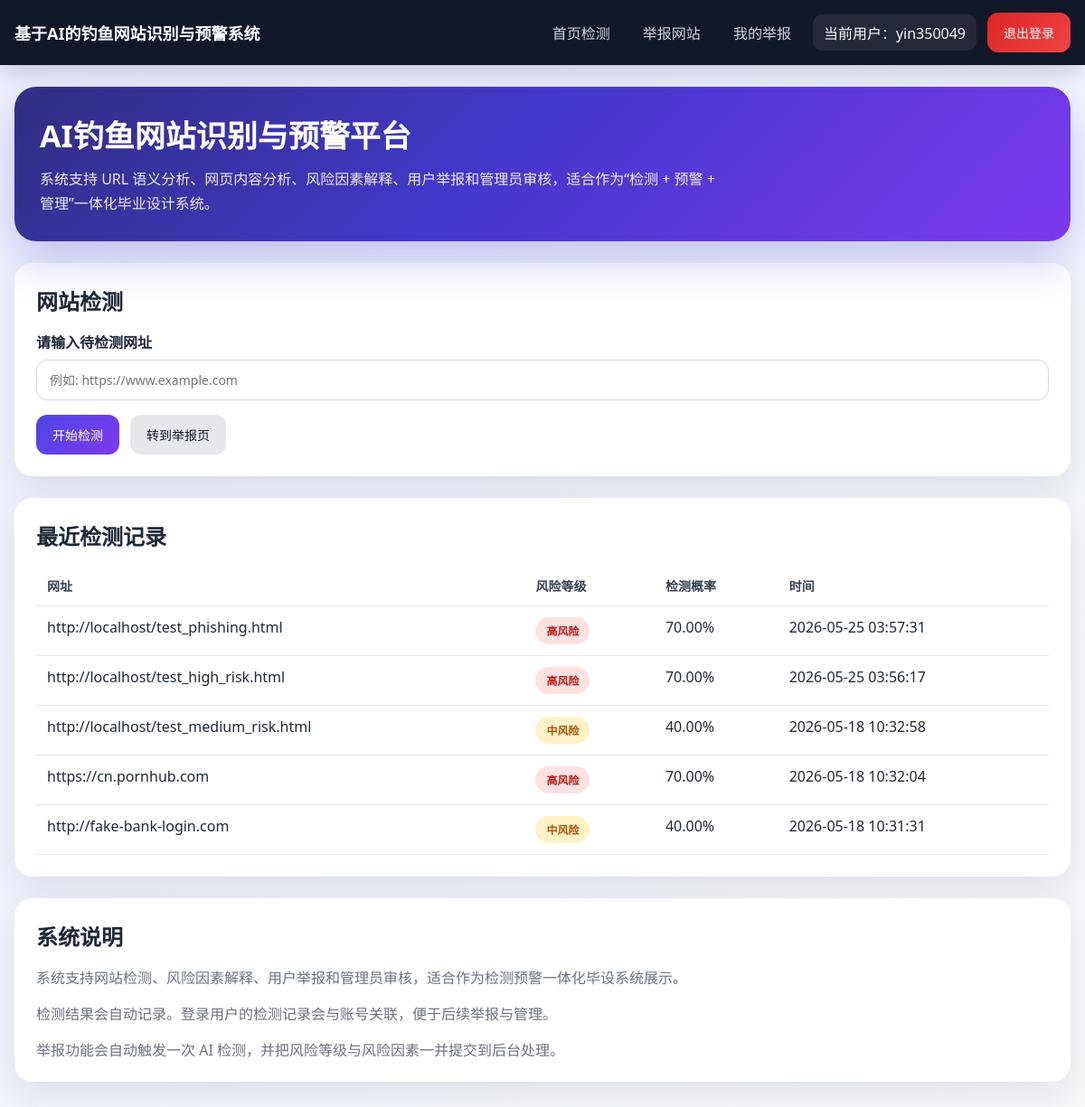
Page / (signed in) on the committed database.
### tables this page shows
CREATE TABLE users (
            id INTEGER PRIMARY KEY AUTOINCREMENT,
            username TEXT NOT NULL UNIQUE,
            password_hash TEXT NOT NULL,
            role TEXT NOT NULL DEFAULT 'user',
            created_at TEXT NOT NULL
        );

CREATE TABLE detections (
            id INTEGER PRIMARY KEY AUTOINCREMENT,
            user_id INTEGER,
            url TEXT NOT NULL,
            is_phishing INTEGER NOT NULL,
            probability REAL NOT NULL,
            risk_level TEXT NOT NULL,
            risk_factors TEXT NOT NULL,
            created_at TEXT NOT NULL,
            FOREIGN KEY (user_id) REFERENCES users (id)
        );

### app.py (the view)
@app.route("/")
def index():
    recent_detections = []
    if g.user is not None:
        recent_detections = get_db().execute(
            """
            SELECT url, risk_level, probability, created_at
            FROM detections
            WHERE user_id = ?
            ORDER BY id DESC
            LIMIT 5
            """,
            (g.user["id"],),
        ).fetchall()
    return render_template("index.html", recent_detections=recent_detections)

### app.py (called while the page is built)
def get_db():
    if "db" not in g:
        g.db = sqlite3.connect(app.config["DATABASE"])
        g.db.row_factory = sqlite3.Row
    return g.db

@app.before_request
def load_logged_in_user():
    init_db()
    user_id = session.get("user_id")
    if user_id is None:
        g.user = None
    else:
        g.user = get_db().execute(
            "SELECT id, username, role, created_at FROM users WHERE id = ?",
            (user_id,),
        ).fetchone()

@app.context_processor
def inject_user():
    return {"current_user": g.get("user")}

### templates/index.html (shortened to what this page needs)
{% extends 'base.html' %}
{% block content %}
<section class="hero">
    <div class="hero-banner">
        <h1>AI钓鱼网站识别与预警平台</h1>
        <p>系统支持 URL 语义分析、网页内容分析、风险因素解释、用户举报和管理员审核，适合作为“检测 + 预警 + 管理”一体化毕业设计系统。</p>
    </div>
</section>
<section class="card">
    <h2 class="section-title">网站检测</h2>
    <form onsubmit="event.preventDefault(); detectPhishing();">
        <div>
            <label for="url-input">请输入待检测网址</label>
            <input type="text" id="url-input" placeholder="例如: https://www.example.com">
        </div>
        <div class="actions">
            <button type="submit">开始检测</button>
            {% if current_user %}
            <a class="btn btn-secondary" id="report-link" href="{{ url_for('report_site') }}">转到举报页</a>
            {% endif %}
        </div>
    </form>
</section>
{% if current_user %}
<section class="card" style="margin-top:24px;">
    <h2 class="section-title">最近检测记录</h2>
    {% if recent_detections %}
    <table>
        <thead>
            <tr>
                <th>网址</th>
                <th>风险等级</th>
                <th>检测概率</th>
                <th>时间</th>
            </tr>
        </thead>
        <tbody>
            {% for item in recent_detections %}
            <tr>
                <td class="mono">{{ item['url'] }}</td>
                <td>
                    <span class="badge {% if item['risk_level'] == '高风险' %}high{% elif item['risk_level'] == '中风险' %}medium{% else %}low{% endif %}">
                        {{ item['risk_level'] }}
                    </span>
                </td>
                <td>{{ '%.2f%%'|format(item['probability'] * 100) }}</td>
                <td>{{ item['created_at'] }}</td>
            </tr>
            {% endfor %}
        </tbody>
    </table>
    {% else %}
    <div class="muted">你还没有检测记录。</div>
    {% endif %}
</section>
{% endif %}
<section class="card" style="margin-top:24px;">
    <h2 class="section-title">系统说明</h2>
    <div class="stack muted">
        <div>系统支持网站检测、风险因素解释、用户举报和管理员审核，适合作为检测预警一体化毕设系统展示。</div>
        <div>检测结果会自动记录。登录用户的检测记录会与账号关联，便于后续举报与管理。</div>
        <div>举报功能会自动触发一次 AI 检测，并把风险等级与风险因素一并提交到后台处理。</div>
    </div>
</section>
{% endblock %}

### templates/base.html (shortened to what this page needs)
<!DOCTYPE html>
<html lang="zh-CN">
<head>
</head>
<body>
    <div class="page">
        <nav class="nav">
            <div class="nav-inner">
                <a class="brand" href="{{ url_for('index') }}">基于AI的钓鱼网站识别与预警系统</a>
                <div class="nav-links">
                    <a class="nav-link" href="{{ url_for('index') }}">首页检测</a>
                    {% if current_user %}
                    <a class="nav-link" href="{{ url_for('report_site') }}">举报网站</a>
                    <a class="nav-link" href="{{ url_for('my_reports') }}">我的举报</a>
                    <span class="nav-user">当前用户：{{ current_user['username'] }}{% if current_user['role'] == 'admin' %}（管理员）{% endif %}</span>
                    <form method="post" action="{{ url_for('logout') }}" style="display:inline;">
                        <button type="submit" class="btn-danger">退出登录</button>
                    </form>
                    {% else %}
                    <a class="nav-link" href="{{ url_for('login') }}">登录</a>
                    <a class="nav-link" href="{{ url_for('register') }}">注册</a>
                    {% endif %}
                </div>
            </div>
        </nav>
        <main class="content">
            {% block content %}{% endblock %}
        </main>
    </div>
</body>
</html>

### templates/base.html (style rules this page uses)
* { box-sizing: border-box; }
body { margin: 0; font-family: "Segoe UI", Tahoma, Geneva, Verdana, sans-serif; background: linear-gradient(135deg, #eef2ff 0%, #f8fafc 100%); color: #1f2937; }
a { color: inherit; text-decoration: none; }
.page { min-height: 100vh; }
.nav { background: #111827; color: #f9fafb; padding: 14px 0; box-shadow: 0 8px 24px rgba(17, 24, 39, 0.18); }
.nav-inner, .content { width: min(1180px, calc(100% - 32px)); margin: 0 auto; }
.nav-inner { display: flex; align-items: center; justify-content: space-between; gap: 16px; }
.brand { font-size: 18px; font-weight: 700; }
.nav-links { display: flex; align-items: center; gap: 12px; flex-wrap: wrap; }
.nav-link { padding: 8px 12px; border-radius: 10px; color: #d1d5db; }
.nav-user { padding: 8px 12px; border-radius: 10px; background: rgba(255,255,255,0.08); }
.btn, button { border: none; border-radius: 12px; background: linear-gradient(135deg, #4f46e5 0%, #7c3aed 100%); color: #fff; padding: 12px 18px; font-size: 14px; cursor: pointer; }
.btn-secondary { background: #e5e7eb; color: #111827; }
.btn-danger { background: linear-gradient(135deg, #dc2626 0%, #ef4444 100%); }
.content { padding: 24px 0 40px; }
.card { background: #fff; border-radius: 20px; box-shadow: 0 16px 40px rgba(15, 23, 42, 0.10); padding: 24px; }
.section-title { margin: 0 0 16px; font-size: 24px; }
.muted { color: #6b7280; }
form { display: grid; gap: 16px; }
label { display: block; margin-bottom: 8px; font-weight: 600; }
input, textarea, select { width: 100%; padding: 12px 14px; border-radius: 12px; border: 1px solid #d1d5db; font-size: 14px; font-family: inherit; background: #fff; }
table { width: 100%; border-collapse: collapse; }
th, td { padding: 12px; border-bottom: 1px solid #e5e7eb; text-align: left; vertical-align: top; }
th { color: #374151; font-size: 14px; }
.badge { display: inline-block; padding: 6px 12px; border-radius: 999px; font-size: 12px; font-weight: 700; }
.badge.high { background: #fee2e2; color: #b91c1c; }
.badge.medium { background: #fef3c7; color: #b45309; }
.stack { display: grid; gap: 16px; }
.actions { display: flex; gap: 12px; flex-wrap: wrap; }
.mono { word-break: break-all; }

### templates/index.html (style rules this page uses)
.hero { display: grid; gap: 20px; margin-bottom: 24px; }
.hero-banner { background: linear-gradient(135deg, #312e81 0%, #4338ca 45%, #7c3aed 100%); color: white; border-radius: 24px; padding: 28px; box-shadow: 0 20px 50px rgba(67, 56, 202, 0.28); }
.hero-banner h1 { margin: 0 0 12px; font-size: 34px; }
.hero-banner p { margin: 0; max-width: 760px; line-height: 1.7; color: rgba(255,255,255,0.9); }

### rows in the picture
users: username "yin350049"
detections: url "http://localhost/test_phishing.html", risk_level "高风险", item['probability']*100 "70.00%", created_at "2026-05-25 03:57:31"
detections: url "http://localhost/test_high_risk.html", risk_level "高风险", item['probability']*100 "70.00%", created_at "2026-05-25 03:56:17"
detections: url "http://localhost/test_medium_risk.html", risk_level "中风险", item['probability']*100 "40.00%", created_at "2026-05-18 10:32:58"
detections: url "https://cn.pornhub.com", risk_level "高风险", item['probability']*100 "70.00%", created_at "2026-05-18 10:32:04"
detections: url "http://fake-bank-login.com", risk_level "中风险", item['probability']*100 "40.00%", created_at "2026-05-18 10:31:31"
